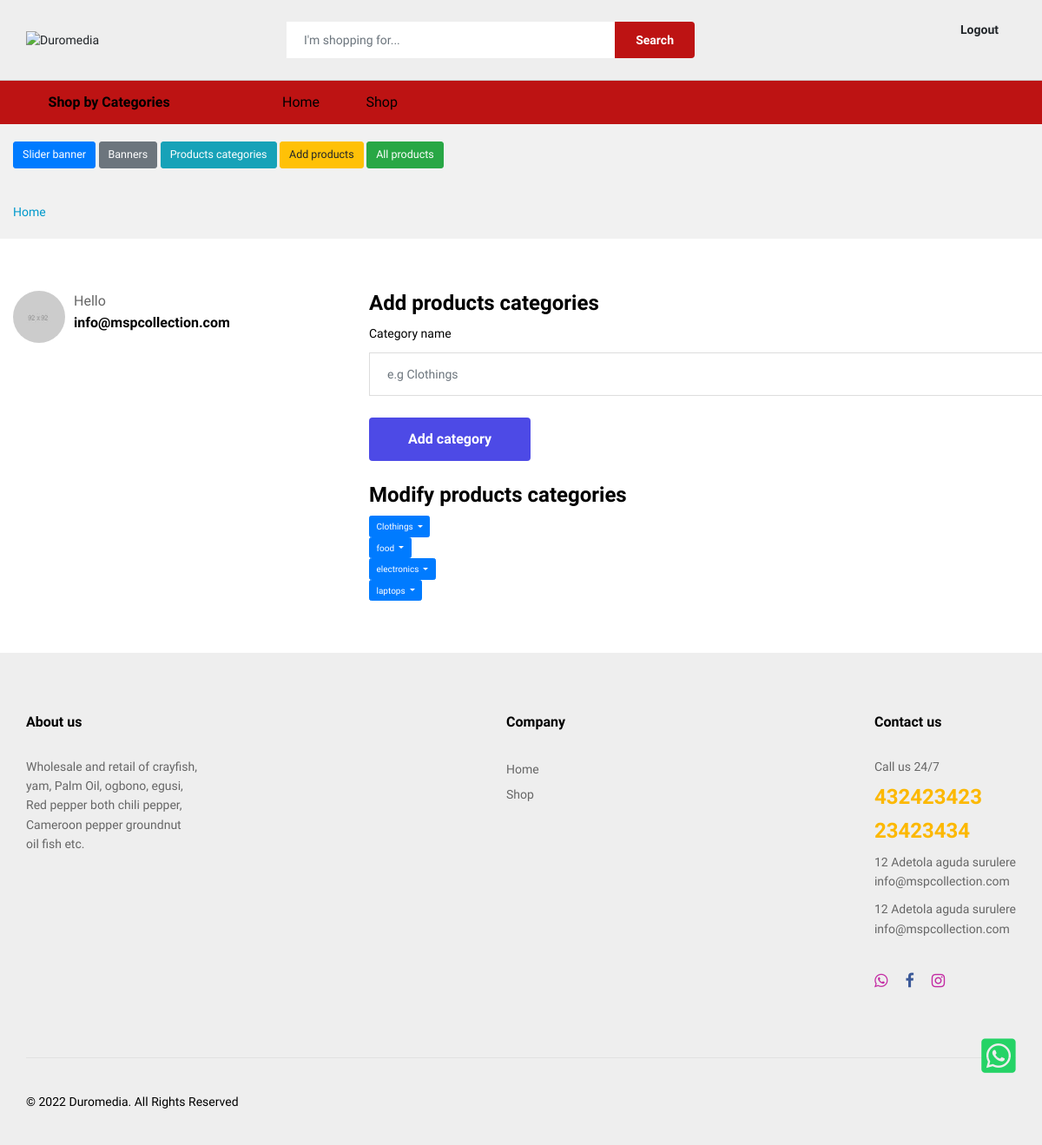
The page /beta-souk/products-categories.php (signed in) on the database its author committed.
### tables this page shows
CREATE TABLE `products_categories` (
  `products_categories_id` int(11) NOT NULL,
  `products_categories_name` varchar(20) NOT NULL,
  `products_categories_timestamp` timestamp NOT NULL DEFAULT CURRENT_TIMESTAMP ON UPDATE CURRENT_TIMESTAMP
);

### incs-template1/config.php (called while the page is built, shortened)
<?php
$EMAIL = "info@mspcollection.com";
?>

### beta-souk/products-categories.php (the view, shortened to what this page needs)
<?php
require_once ('../incs-template1/config.php');
 include ('../incs-template1/header.php');
 include ('../incs-template1/settings.php');
 ?>
<main class="ps-page--my-account">
        <div class="ps-breadcrumb">
            <div class="container">
                <ul class="breadcrumb">
                    <li><a href="/">Home</a></li>
                </ul>
            </div>
        </div>
        <section class="ps-section--account">
            <div class="container">
                <div class="row">
                    <div class="col-lg-4">
                        <div class="ps-section__left">
                            <aside class="ps-widget--account-dashboard">
                                <div class="ps-widget__header"><img src="img/users/3.jpg" alt="" />
                                    <figure>
                                        <figcaption>Hello</figcaption>
                                        <p><?=$EMAIL;?></p>
                                    </figure>
                                </div>
                            </aside>
                        </div>
                    </div>
                   <div class="col-lg-8">
                        <div class="ps-section__right">
                            <form class="ps-form--account-setting" action="" method="POST">
                                <div class="ps-form__header">
                                    <h3> Add products categories</h3>
                                </div>
                                <div class="ps-form__content">
                                     <div class="form-group">
                                        <label>Category name</label>
                                        <input class="form-control" type="text" placeholder="e.g Clothings" name="products_categories" value="<?php if(isset($_POST['products_categories'])){echo $_POST['products_categories'];} ?>">
                                    </div>
                                </div>
                                <div class="form-group submit">
                                    <button class="ps-btn" type="submit" name="submit">Add category</button>
                                </div>
                            </form>
                        </div>
<?php
     $select_products_cat = mysqli_query($connect, "SELECT products_categories_id, products_categories_name FROM products_categories WHERE products_categories_name != '".UNCATEGORIZED."'") or die(db_conn_error);
     if(mysqli_num_rows($select_products_cat) > 0){
echo '<div class="ps-form__header">
<h3>Modify products categories</h3>
</div>';
while($row_categories = mysqli_fetch_array($select_products_cat)){
echo '<div class="dropdown">
<button class="btn btn-primary dropdown-toggle" type="button" id="dropdownMenuButton" data-toggle="dropdown" aria-haspopup="true" aria-expanded="false">
'.$row_categories['products_categories_name'].'
</button>
<div class="dropdown-menu" aria-labelledby="dropdownMenuButton">
<form method="GET" action="products-categories-change.php">
<button type="submit" class="dropdown-item" name="modify_categories" value="'.$row_categories['products_categories_id'].'">Modify categories</button>
</form>
<form method="POST" action="">
<button type="submit" class="dropdown-item" name="delete_categories" value="'.$row_categories['products_categories_id'].'">Delete</button>
</form>
</div>
</div>';
     }
     }
?>
                    </div>
                </div>
            </div>
        </section>
    </main>
<?php include ('../incs-template1/footer.php'); ?>

### beta-souk/css/color-style.css (style rules this page uses)
.ps-btn { background-color: #4d4ae6; }
button.ps-btn { background-color: #4d4ae6; }
.ps-btn, button.ps-btn { color: #fff; }

### rows shown on the page
products_categories: products_categories_name "Clothings"
products_categories: products_categories_name "food"
products_categories: products_categories_name "electronics"
products_categories: products_categories_name "laptops"

### other values the page prints
$EMAIL "info@mspcollection.com"
FOOTER_DESCRIPTION "Wholesale and retail of crayfish, yam, Palm Oil, ogbono, egusi, Red pepper both chili pepper, Cameroon pepper groundnut oil fish etc."
$TEL "432423423"
$TEL2 "23423434"
$ADDRESS "12 Adetola aguda surulere"
$ADDRESS2 "12 Adetola aguda surulere"
$EMAIL2 "info@mspcollection.com"
